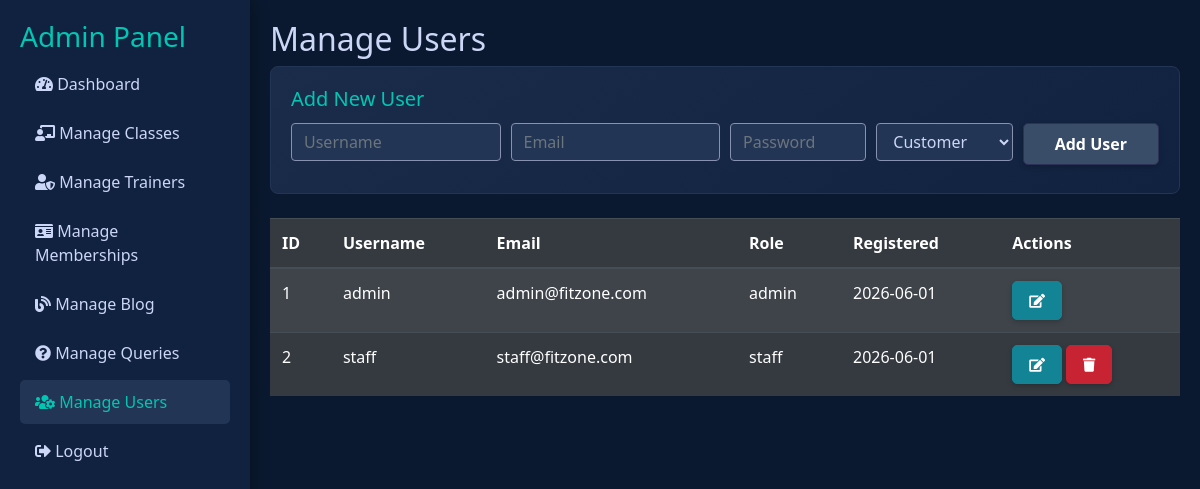
/admin/manage_users.php (signed in), run on the app's committed database.
### tables this page shows
CREATE TABLE `users` (
  `id` int(11) NOT NULL AUTO_INCREMENT,
  `username` varchar(50) NOT NULL,
  `email` varchar(100) NOT NULL,
  `password` varchar(255) NOT NULL,
  `role` enum('customer','staff','admin') NOT NULL DEFAULT 'customer',
  `password_reset_required` tinyint(1) NOT NULL DEFAULT 0,
  `created_at` timestamp NOT NULL DEFAULT current_timestamp(),
  PRIMARY KEY (`id`),
  UNIQUE KEY `email` (`email`)
);

### admin/manage_users.php (the view, shortened to what this page needs)
<?php
include '../includes/db.php';
include 'admin_header.php';
$users = $conn->query("SELECT * FROM users ORDER BY id ASC");
?>
<h2>Manage Users</h2>
<div class="card mb-4">
    <div class="card-body">
        <h5 class="card-title">Add New User</h5>
        <form method="POST" action="manage_users.php" class="needs-validation" novalidate>
            <div class="form-row">
                <div class="col-md-3 mb-2"><input type="text" name="username" placeholder="Username" required class="form-control"><div class="invalid-feedback">Username is required.</div></div>
                <div class="col-md-3 mb-2"><input type="email" name="email" placeholder="Email" required class="form-control"><div class="invalid-feedback">A valid email is required.</div></div>
                <div class="col-md-2 mb-2"><input type="password" name="password" placeholder="Password" required class="form-control" minlength="6"><div class="invalid-feedback">Password is required (min 6 chars).</div></div>
                <div class="col-md-2 mb-2">
                    <select name="role" class="form-control">
                        <option value="customer">Customer</option>
                    </select>
                </div>
                <div class="col-md-2 mb-2"><button type="submit" name="add_user" class="btn btn-primary btn-block">Add User</button></div>
            </div>
        </form>
    </div>
</div>
<table class="table table-dark table-striped table-hover">
    <thead><tr><th>ID</th><th>Username</th><th>Email</th><th>Role</th><th>Registered</th><th>Actions</th></tr></thead>
    <tbody>
        <?php while($row = $users->fetch_assoc()): ?>
        <tr>
            <td><?php echo $row['id']; ?></td>
            <td><?php echo htmlspecialchars($row['username']); ?></td>
            <td><?php echo htmlspecialchars($row['email']); ?></td>
            <td><?php echo htmlspecialchars($row['role']); ?></td>
            <td><?php echo date('Y-m-d', strtotime($row['created_at'])); ?></td>
            <td>
                <a href="edit_user.php?id=<?php echo $row['id']; ?>" class="btn btn-info btn-sm"><i class="fas fa-edit"></i></a>
                <?php if ($row['id'] != 1): ?>
                <a href="?delete_user=<?php echo $row['id']; ?>" class="btn btn-danger btn-sm" onclick="return confirm('Are you sure?')"><i class="fas fa-trash"></i></a>
                <?php endif; ?>
            </td>
        </tr>
        <?php endwhile; ?>
    </tbody>
</table>
<?php include 'admin_footer.php'; ?>

### assets/css/style.css (style rules this page uses)
body { background-color: #0a192f; color: #ccd6f6; font-family: 'Segoe UI', Tahoma, Geneva, Verdana, sans-serif; }
.btn { transition: all 0.3s ease; border-radius: 5px; font-weight: bold; padding: 0.5rem 1rem; box-shadow: 0 2px 5px rgba(0,0,0,0.2); border: 1px solid transparent; }
.btn-primary { background-color: #394c68; color: #ffffff; border-color: #2d3157; }
.btn-info { background-color: #138496; color: white; border-color: #138496; }
.btn-danger { background-color: #c82333; color: white; border-color: #c82333; }
.card { background: linear-gradient(145deg, #1a2c4a, #112240); border: 1px solid #233554; transition: transform .2s, box-shadow .2s; border-radius: 8px; }
.card-title { color: #00c7b3; }
.form-control { background-color: #233554; color: #ccd6f6; border: 1px solid #8892b0; }

### data on the page
users: id "1", username "admin", email "admin@fitzone.com", role "admin", created_at "2026-06-01"
users: id "2", username "staff", email "staff@fitzone.com", role "staff", created_at "2026-06-01"
